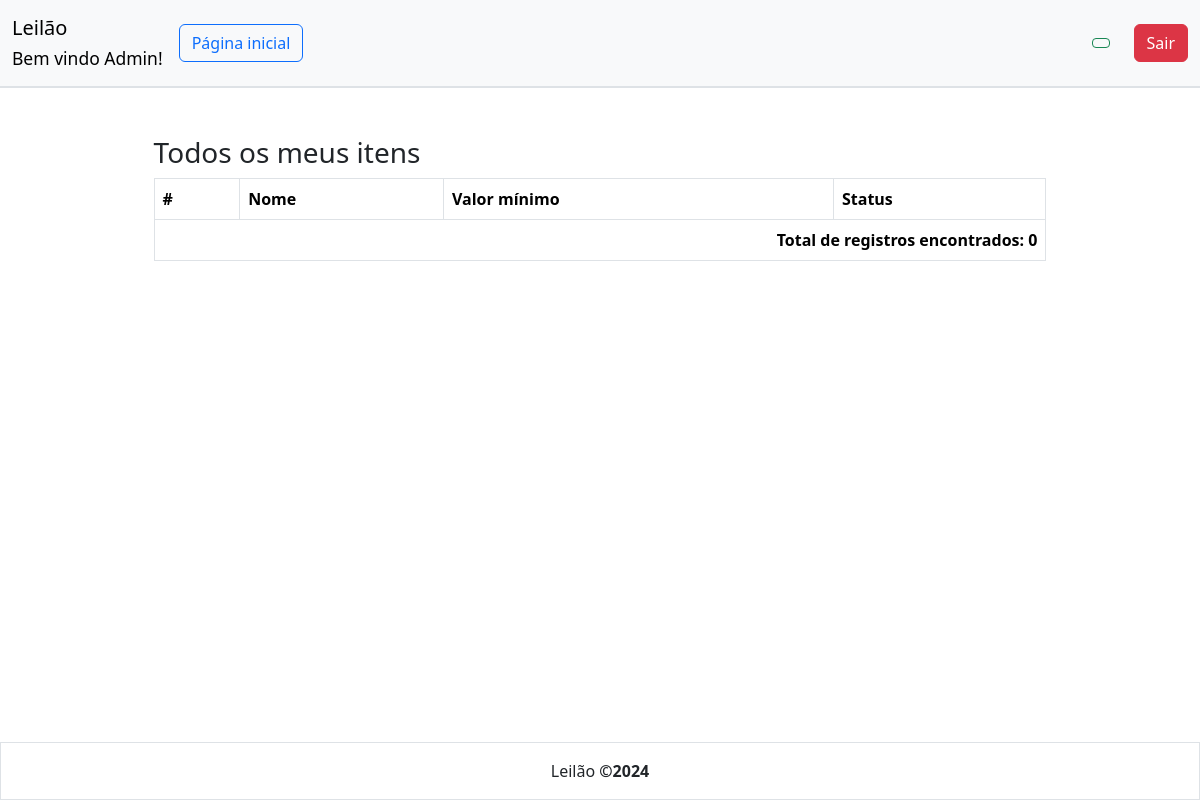
Page /item/meus-itens (signed in) on the earlier database version.
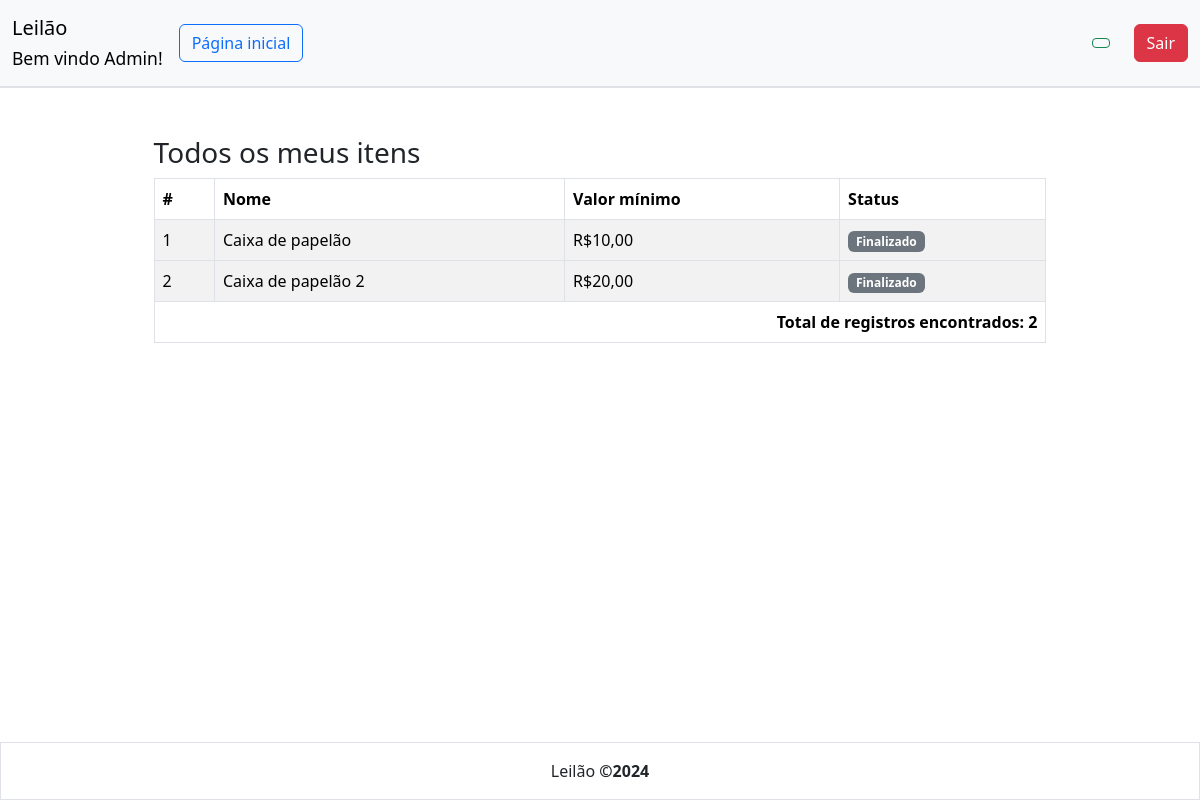
Same page on the later database version.
### tables this page shows
CREATE TABLE `items` (
  `id` int(11) NOT NULL AUTO_INCREMENT,
  `name` varchar(50) NOT NULL,
  `image` mediumtext NOT NULL,
  `minimum_price` decimal(10,2) NOT NULL,
  `status` enum('T','F') NOT NULL DEFAULT 'T',
  `winner` int(11) DEFAULT NULL,
  `id_auctioneer` int(11) NOT NULL,
  PRIMARY KEY (`id`),
  KEY `winner` (`winner`),
  KEY `id_auctioneer` (`id_auctioneer`),
  CONSTRAINT `items_ibfk_1` FOREIGN KEY (`winner`) REFERENCES `users` (`id`),
  CONSTRAINT `items_ibfk_2` FOREIGN KEY (`id_auctioneer`) REFERENCES `users` (`id`)
);

### pages/item/meus-itens.php (the view, shortened to what this page needs)
<?php $idUser = $_SESSION['id_user']; ?>
<div class="container d-flex justify-content-center mt-5">
    <div style="width: 80%;">
        <h3>Todos os meus itens</h3>
        <table class="table table-striped table-bordered">
            <thead>
                <tr>
                    <th>#</th>
                    <th>Nome</th>
                    <th>Valor mínimo</th>
                    <th>Status</th>
                </tr>
            </thead>
            <tbody>
                <?php
                $sqlItems = "SELECT id, name, minimum_price, image, status, winner FROM items WHERE id_auctioneer = :id ORDER BY status";
                $selectItems = $database->prepare($sqlItems);
                $selectItems->execute(['id' => $idUser]);
                $counter = 0;
                ?>
                <?php while ($itemRow = $selectItems->fetch(PDO::FETCH_ASSOC)): ?>
                    <?php
                    $badgeClass = $badgeText = '';
                    switch ($itemRow['status']) {
                        case 'F': $badgeClass = 'text-bg-secondary'; $badgeText = 'Finalizado'; break;
                    }
                    ?>
                    <tr data-bs-toggle="collapse" data-bs-target="#details<?= $itemRow['id']; ?>" aria-expanded="false" >
                        <td><?= ++$counter;  ?></td>
                        <td><?= ucfirst($itemRow['name']); ?></td>
                        <td>R$<?= str_replace('.', ',', $itemRow['minimum_price']) ?></td>
                        <td><span class="badge <?= $badgeClass ?>"><?= $badgeText ?></span></td>
                    </tr>
                <?php endwhile; ?>
            </tbody>
            <tfoot>
                <?php
                $sql = "SELECT COUNT(id) AS total FROM items WHERE id_auctioneer = :id";
                $select = $database->prepare($sql);
                $select->execute(['id' => $idUser]);
                $allRows = $select->fetch(PDO::FETCH_ASSOC)['total'];
                ?>
                <tr class="text-end">
                    <td colspan="5"><strong>Total de registros encontrados: <?= $allRows ?></strong></td>
                </tr>
            </tfoot>
        </table>
    </div>
</div>

Differences in the rows shown:
added items: name "Caixa de papelão", minimum_price "10,00", status "Finalizado"
added items: name "Caixa de papelão 2", minimum_price "20,00", status "Finalizado"
Other differences:
$allRows: "0" → "2"
